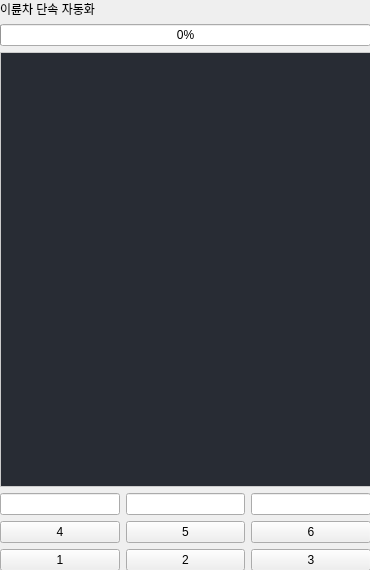
<?xml version="1.0" encoding="UTF-8"?>
<ui version="4.0">
 <class>Bike</class>
 <widget class="QWidget" name="Bike">
  <property name="geometry">
   <rect>
    <x>0</x>
    <y>0</y>
    <width>370</width>
    <height>570</height>
   </rect>
  </property>
  <property name="windowTitle">
   <string>Form</string>
  </property>
  <widget class="QWidget" name="verticalLayoutWidget_12">
   <property name="geometry">
    <rect>
     <x>0</x>
     <y>0</y>
     <width>371</width>
     <height>571</height>
    </rect>
   </property>
   <layout class="QVBoxLayout" name="verticalLayout_7">
    <property name="sizeConstraint">
     <enum>QLayout::SetDefaultConstraint</enum>
    </property>
    <item>
     <widget class="QLabel" name="label">
      <property name="text">
       <string>이륜차 단속 자동화</string>
      </property>
     </widget>
    </item>
    <item>
     <widget class="QProgressBar" name="progressBar_mosaic">
      <property name="value">
       <number>0</number>
      </property>
     </widget>
    </item>
    <item>
     <widget class="QTableView" name="tableView_mosaic_frame">
      <property name="styleSheet">
       <string notr="true">background-color: rgb(40, 44, 52);
border: 1px solid #CCCCCC;
gridline-color: #CCCCCC;
selection-background-color: #E1F5FE;
selection-color: #0366d6;
font-family: &quot;Helvetica Neue&quot;, Helvetica, Arial, sans-serif;

color:
</string>
      </property>
     </widget>
    </item>
    <item>
     <layout class="QVBoxLayout" name="verticalLayout_10">
      <item>
       <layout class="QHBoxLayout" name="horizontalLayout_5">
        <item>
         <widget class="QLineEdit" name="text_si">
          <property name="alignment">
           <set>Qt::AlignCenter</set>
          </property>
         </widget>
        </item>
        <item>
         <widget class="QLineEdit" name="text_giho">
          <property name="alignment">
           <set>Qt::AlignCenter</set>
          </property>
         </widget>
        </item>
        <item>
         <widget class="QLineEdit" name="text_num">
          <property name="alignment">
           <set>Qt::AlignCenter</set>
          </property>
         </widget>
        </item>
       </layout>
      </item>
      <item>
       <layout class="QHBoxLayout" name="horizontalLayout_6">
        <item>
         <widget class="QPushButton" name="pushButton_4">
          <property name="text">
           <string>4</string>
          </property>
         </widget>
        </item>
        <item>
         <widget class="QPushButton" name="pushButton_5">
          <property name="text">
           <string>5</string>
          </property>
         </widget>
        </item>
        <item>
         <widget class="QPushButton" name="pushButton_6">
          <property name="text">
           <string>6</string>
          </property>
         </widget>
        </item>
       </layout>
      </item>
     </layout>
    </item>
    <item>
     <layout class="QHBoxLayout" name="horizontalLayout_7">
      <item>
       <widget class="QPushButton" name="pushButton_1">
        <property name="text">
         <string>1</string>
        </property>
       </widget>
      </item>
      <item>
       <widget class="QPushButton" name="pushButton_2">
        <property name="text">
         <string>2</string>
        </property>
       </widget>
      </item>
      <item>
       <widget class="QPushButton" name="pushButton_3">
        <property name="text">
         <string>3</string>
        </property>
       </widget>
      </item>
     </layout>
    </item>
   </layout>
  </widget>
 </widget>
 <resources/>
 <connections/>
</ui>
